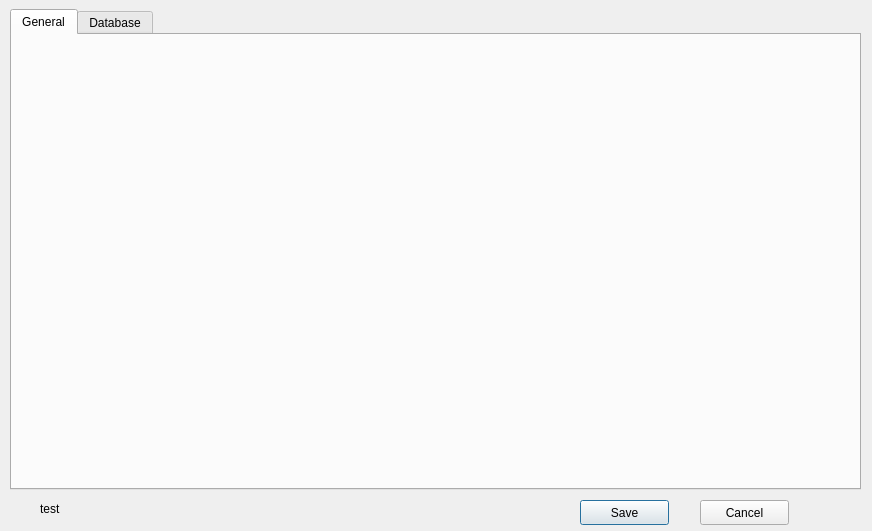
<?xml version="1.0" encoding="UTF-8"?>
<ui version="4.0">
 <class>H17T_Settings</class>
 <widget class="QDialog" name="H17T_Settings">
  <property name="geometry">
   <rect>
    <x>0</x>
    <y>0</y>
    <width>872</width>
    <height>531</height>
   </rect>
  </property>
  <property name="windowTitle">
   <string>Settings</string>
  </property>
  <widget class="QPushButton" name="Btn_Save_Settings">
   <property name="geometry">
    <rect>
     <x>580</x>
     <y>500</y>
     <width>89</width>
     <height>25</height>
    </rect>
   </property>
   <property name="text">
    <string>Save</string>
   </property>
  </widget>
  <widget class="QPushButton" name="Btn_Cancel_Settings">
   <property name="geometry">
    <rect>
     <x>700</x>
     <y>500</y>
     <width>89</width>
     <height>25</height>
    </rect>
   </property>
   <property name="text">
    <string>Cancel</string>
   </property>
  </widget>
  <widget class="QTabWidget" name="tabWidget">
   <property name="geometry">
    <rect>
     <x>10</x>
     <y>9</y>
     <width>851</width>
     <height>481</height>
    </rect>
   </property>
   <property name="currentIndex">
    <number>0</number>
   </property>
   <property name="documentMode">
    <bool>false</bool>
   </property>
   <property name="tabsClosable">
    <bool>false</bool>
   </property>
   <property name="movable">
    <bool>false</bool>
   </property>
   <property name="tabBarAutoHide">
    <bool>false</bool>
   </property>
   <widget class="QWidget" name="tab_general">
    <attribute name="title">
     <string>General</string>
    </attribute>
   </widget>
   <widget class="QWidget" name="tab_database">
    <attribute name="title">
     <string>Database</string>
    </attribute>
    <widget class="QFrame" name="db_frame">
     <property name="geometry">
      <rect>
       <x>20</x>
       <y>20</y>
       <width>271</width>
       <height>221</height>
      </rect>
     </property>
     <property name="frameShape">
      <enum>QFrame::StyledPanel</enum>
     </property>
     <property name="frameShadow">
      <enum>QFrame::Raised</enum>
     </property>
     <widget class="QLabel" name="db_label">
      <property name="geometry">
       <rect>
        <x>20</x>
        <y>10</y>
        <width>67</width>
        <height>17</height>
       </rect>
      </property>
      <property name="text">
       <string>Database</string>
      </property>
     </widget>
     <widget class="QLabel" name="db_status_label">
      <property name="geometry">
       <rect>
        <x>20</x>
        <y>50</y>
        <width>61</width>
        <height>17</height>
       </rect>
      </property>
      <property name="text">
       <string>Status :</string>
      </property>
     </widget>
     <widget class="QLabel" name="label">
      <property name="geometry">
       <rect>
        <x>110</x>
        <y>50</y>
        <width>67</width>
        <height>17</height>
       </rect>
      </property>
      <property name="text">
       <string>N/A</string>
      </property>
     </widget>
    </widget>
   </widget>
  </widget>
  <widget class="QLabel" name="debugLabel">
   <property name="geometry">
    <rect>
     <x>40</x>
     <y>500</y>
     <width>471</width>
     <height>17</height>
    </rect>
   </property>
   <property name="text">
    <string>test</string>
   </property>
  </widget>
 </widget>
 <resources/>
 <connections>
  <connection>
   <sender>Btn_Cancel_Settings</sender>
   <signal>clicked()</signal>
   <receiver>H17T_Settings</receiver>
   <slot>close()</slot>
   <hints>
    <hint type="sourcelabel">
     <x>734</x>
     <y>502</y>
    </hint>
    <hint type="destinationlabel">
     <x>435</x>
     <y>265</y>
    </hint>
   </hints>
  </connection>
 </connections>
</ui>
